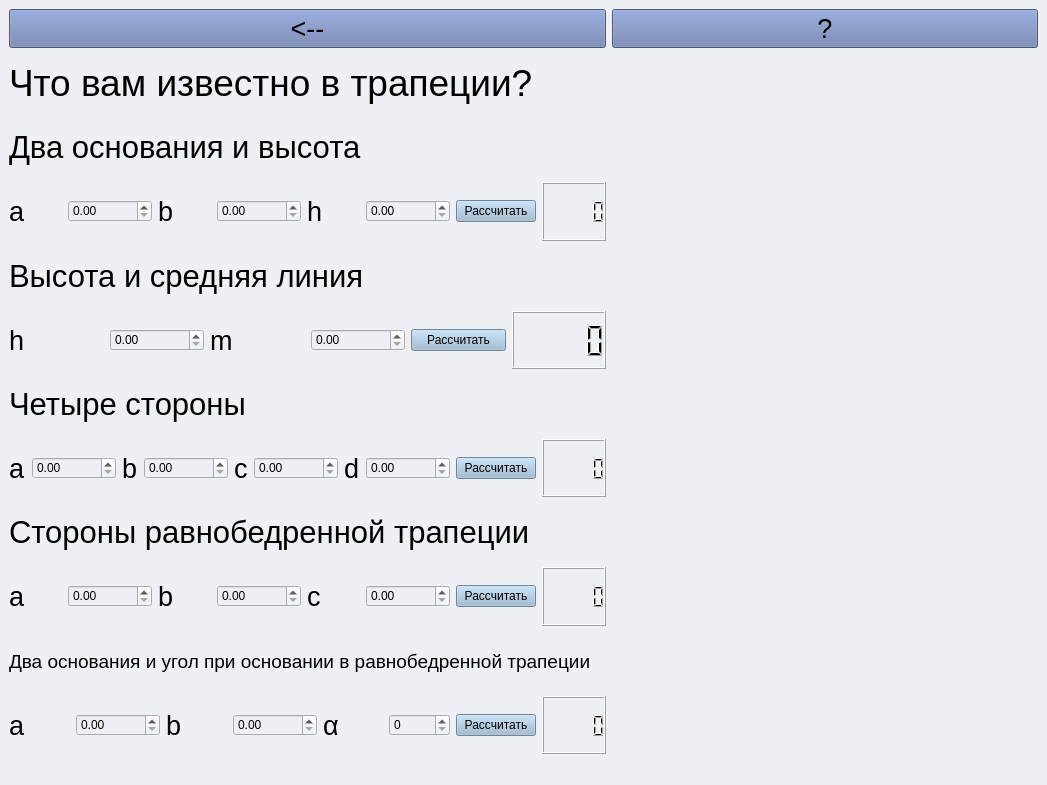
<?xml version="1.0" encoding="UTF-8"?>
<ui version="4.0">
 <class>MainWindow</class>
 <widget class="QMainWindow" name="MainWindow">
  <property name="geometry">
   <rect>
    <x>0</x>
    <y>0</y>
    <width>1047</width>
    <height>785</height>
   </rect>
  </property>
  <property name="windowTitle">
   <string>MainWindow</string>
  </property>
  <property name="styleSheet">
   <string notr="true">background-color: rgb(238, 240, 246)</string>
  </property>
  <widget class="QWidget" name="centralwidget">
   <layout class="QGridLayout" name="gridLayout">
    <item row="2" column="0">
     <layout class="QVBoxLayout" name="verticalLayout">
      <item>
       <widget class="QLabel" name="label_2">
        <property name="font">
         <font>
          <pointsize>28</pointsize>
         </font>
        </property>
        <property name="styleSheet">
         <string notr="true"/>
        </property>
        <property name="text">
         <string>Что вам известно в трапеции?</string>
        </property>
       </widget>
      </item>
      <item>
       <widget class="QLabel" name="label_3">
        <property name="font">
         <font>
          <pointsize>23</pointsize>
         </font>
        </property>
        <property name="styleSheet">
         <string notr="true"/>
        </property>
        <property name="text">
         <string>Два основания и высота</string>
        </property>
       </widget>
      </item>
      <item>
       <layout class="QHBoxLayout" name="horizontalLayout">
        <item>
         <widget class="QLabel" name="label_7">
          <property name="font">
           <font>
            <pointsize>20</pointsize>
           </font>
          </property>
          <property name="styleSheet">
           <string notr="true"/>
          </property>
          <property name="text">
           <string>a</string>
          </property>
         </widget>
        </item>
        <item>
         <widget class="QDoubleSpinBox" name="sides_hide_a">
          <property name="styleSheet">
           <string notr="true"/>
          </property>
          <property name="maximum">
           <double>99999999.989999994635582</double>
          </property>
         </widget>
        </item>
        <item>
         <widget class="QLabel" name="label_5">
          <property name="font">
           <font>
            <pointsize>20</pointsize>
           </font>
          </property>
          <property name="styleSheet">
           <string notr="true"/>
          </property>
          <property name="text">
           <string>b</string>
          </property>
         </widget>
        </item>
        <item>
         <widget class="QDoubleSpinBox" name="sides_hide_b">
          <property name="styleSheet">
           <string notr="true"/>
          </property>
          <property name="maximum">
           <double>999999999.990000009536743</double>
          </property>
         </widget>
        </item>
        <item>
         <widget class="QLabel" name="label_4">
          <property name="font">
           <font>
            <pointsize>20</pointsize>
           </font>
          </property>
          <property name="styleSheet">
           <string notr="true"/>
          </property>
          <property name="text">
           <string>h</string>
          </property>
         </widget>
        </item>
        <item>
         <widget class="QDoubleSpinBox" name="sides_hide_h">
          <property name="styleSheet">
           <string notr="true"/>
          </property>
          <property name="maximum">
           <double>9999999999.989999771118164</double>
          </property>
         </widget>
        </item>
        <item>
         <widget class="QPushButton" name="sides_hide_run">
          <property name="styleSheet">
           <string notr="true">background-color: rgb(156, 185, 209)</string>
          </property>
          <property name="text">
           <string>Рассчитать</string>
          </property>
         </widget>
        </item>
        <item>
         <widget class="QLCDNumber" name="sides_hide_ans"/>
        </item>
       </layout>
      </item>
      <item>
       <widget class="QLabel" name="label">
        <property name="font">
         <font>
          <pointsize>23</pointsize>
         </font>
        </property>
        <property name="styleSheet">
         <string notr="true"/>
        </property>
        <property name="text">
         <string>Высота и средняя линия</string>
        </property>
       </widget>
      </item>
      <item>
       <layout class="QHBoxLayout" name="horizontalLayout_2">
        <item>
         <widget class="QLabel" name="label_11">
          <property name="font">
           <font>
            <pointsize>20</pointsize>
           </font>
          </property>
          <property name="styleSheet">
           <string notr="true"/>
          </property>
          <property name="text">
           <string>h</string>
          </property>
         </widget>
        </item>
        <item>
         <widget class="QDoubleSpinBox" name="hide_linesr_h">
          <property name="styleSheet">
           <string notr="true"/>
          </property>
          <property name="maximum">
           <double>99999999.989999994635582</double>
          </property>
         </widget>
        </item>
        <item>
         <widget class="QLabel" name="label_9">
          <property name="font">
           <font>
            <pointsize>20</pointsize>
           </font>
          </property>
          <property name="styleSheet">
           <string notr="true"/>
          </property>
          <property name="text">
           <string>m</string>
          </property>
         </widget>
        </item>
        <item>
         <widget class="QDoubleSpinBox" name="hide_linesr_m">
          <property name="styleSheet">
           <string notr="true"/>
          </property>
          <property name="maximum">
           <double>99999999999.990005493164063</double>
          </property>
         </widget>
        </item>
        <item>
         <widget class="QPushButton" name="hide_linesr_run">
          <property name="styleSheet">
           <string notr="true">background-color: rgb(156, 185, 209)</string>
          </property>
          <property name="text">
           <string>Рассчитать</string>
          </property>
         </widget>
        </item>
        <item>
         <widget class="QLCDNumber" name="hide_linesr_ans"/>
        </item>
       </layout>
      </item>
      <item>
       <widget class="QLabel" name="label_6">
        <property name="font">
         <font>
          <pointsize>23</pointsize>
         </font>
        </property>
        <property name="styleSheet">
         <string notr="true"/>
        </property>
        <property name="text">
         <string>Четыре стороны</string>
        </property>
       </widget>
      </item>
      <item>
       <layout class="QHBoxLayout" name="horizontalLayout_3">
        <item>
         <widget class="QLabel" name="label_15">
          <property name="font">
           <font>
            <pointsize>20</pointsize>
           </font>
          </property>
          <property name="styleSheet">
           <string notr="true"/>
          </property>
          <property name="text">
           <string>a</string>
          </property>
         </widget>
        </item>
        <item>
         <widget class="QDoubleSpinBox" name="sides_a">
          <property name="styleSheet">
           <string notr="true"/>
          </property>
          <property name="maximum">
           <double>99999999.989999994635582</double>
          </property>
         </widget>
        </item>
        <item>
         <widget class="QLabel" name="label_14">
          <property name="font">
           <font>
            <pointsize>20</pointsize>
           </font>
          </property>
          <property name="styleSheet">
           <string notr="true">);</string>
          </property>
          <property name="text">
           <string>b</string>
          </property>
         </widget>
        </item>
        <item>
         <widget class="QDoubleSpinBox" name="sides_b">
          <property name="styleSheet">
           <string notr="true"/>
          </property>
          <property name="maximum">
           <double>9999999.990000000223517</double>
          </property>
         </widget>
        </item>
        <item>
         <widget class="QLabel" name="label_13">
          <property name="font">
           <font>
            <pointsize>20</pointsize>
           </font>
          </property>
          <property name="styleSheet">
           <string notr="true"/>
          </property>
          <property name="text">
           <string>c</string>
          </property>
         </widget>
        </item>
        <item>
         <widget class="QDoubleSpinBox" name="sides_c">
          <property name="styleSheet">
           <string notr="true"/>
          </property>
          <property name="maximum">
           <double>9999999.990000000223517</double>
          </property>
         </widget>
        </item>
        <item>
         <widget class="QLabel" name="label_12">
          <property name="font">
           <font>
            <pointsize>20</pointsize>
           </font>
          </property>
          <property name="styleSheet">
           <string notr="true"/>
          </property>
          <property name="text">
           <string>d</string>
          </property>
         </widget>
        </item>
        <item>
         <widget class="QDoubleSpinBox" name="sides_d">
          <property name="styleSheet">
           <string notr="true"/>
          </property>
          <property name="maximum">
           <double>9999999.990000000223517</double>
          </property>
         </widget>
        </item>
        <item>
         <widget class="QPushButton" name="sides_run">
          <property name="styleSheet">
           <string notr="true">background-color: rgb(156, 185, 209)</string>
          </property>
          <property name="text">
           <string>Рассчитать</string>
          </property>
         </widget>
        </item>
        <item>
         <widget class="QLCDNumber" name="sides_ans"/>
        </item>
       </layout>
      </item>
      <item>
       <widget class="QLabel" name="label_10">
        <property name="font">
         <font>
          <pointsize>23</pointsize>
         </font>
        </property>
        <property name="styleSheet">
         <string notr="true"/>
        </property>
        <property name="text">
         <string>Стороны равнобедренной трапеции</string>
        </property>
       </widget>
      </item>
      <item>
       <layout class="QHBoxLayout" name="horizontalLayout_5">
        <item>
         <widget class="QLabel" name="label_18">
          <property name="font">
           <font>
            <pointsize>20</pointsize>
           </font>
          </property>
          <property name="styleSheet">
           <string notr="true"/>
          </property>
          <property name="text">
           <string>a</string>
          </property>
         </widget>
        </item>
        <item>
         <widget class="QDoubleSpinBox" name="ravnobedrenny_side_a">
          <property name="styleSheet">
           <string notr="true"/>
          </property>
          <property name="maximum">
           <double>9999999.990000000223517</double>
          </property>
         </widget>
        </item>
        <item>
         <widget class="QLabel" name="label_17">
          <property name="font">
           <font>
            <pointsize>20</pointsize>
           </font>
          </property>
          <property name="styleSheet">
           <string notr="true"/>
          </property>
          <property name="text">
           <string>b</string>
          </property>
         </widget>
        </item>
        <item>
         <widget class="QDoubleSpinBox" name="ravnobedrenny_side_b">
          <property name="styleSheet">
           <string notr="true"/>
          </property>
          <property name="maximum">
           <double>9999999.990000000223517</double>
          </property>
         </widget>
        </item>
        <item>
         <widget class="QLabel" name="label_16">
          <property name="font">
           <font>
            <pointsize>20</pointsize>
           </font>
          </property>
          <property name="styleSheet">
           <string notr="true"/>
          </property>
          <property name="text">
           <string>c</string>
          </property>
         </widget>
        </item>
        <item>
         <widget class="QDoubleSpinBox" name="ravnobedrenny_side_c">
          <property name="styleSheet">
           <string notr="true"/>
          </property>
          <property name="maximum">
           <double>99999999.989999994635582</double>
          </property>
         </widget>
        </item>
        <item>
         <widget class="QPushButton" name="ravnobedrenny_side_run">
          <property name="styleSheet">
           <string notr="true">background-color: rgb(156, 185, 209)</string>
          </property>
          <property name="text">
           <string>Рассчитать</string>
          </property>
         </widget>
        </item>
        <item>
         <widget class="QLCDNumber" name="ravnobedrenny_side_ans"/>
        </item>
       </layout>
      </item>
      <item>
       <widget class="QLabel" name="label_8">
        <property name="font">
         <font>
          <pointsize>14</pointsize>
         </font>
        </property>
        <property name="styleSheet">
         <string notr="true"/>
        </property>
        <property name="text">
         <string>Два основания и угол при основании в равнобедренной трапеции</string>
        </property>
       </widget>
      </item>
      <item>
       <layout class="QHBoxLayout" name="horizontalLayout_4">
        <item>
         <widget class="QLabel" name="label_19">
          <property name="font">
           <font>
            <pointsize>20</pointsize>
           </font>
          </property>
          <property name="styleSheet">
           <string notr="true"/>
          </property>
          <property name="text">
           <string>a</string>
          </property>
         </widget>
        </item>
        <item>
         <widget class="QDoubleSpinBox" name="ravnobedrenny_osns_ugol_a">
          <property name="styleSheet">
           <string notr="true"/>
          </property>
          <property name="maximum">
           <double>9999999.990000000223517</double>
          </property>
         </widget>
        </item>
        <item>
         <widget class="QLabel" name="label_20">
          <property name="font">
           <font>
            <pointsize>20</pointsize>
           </font>
          </property>
          <property name="styleSheet">
           <string notr="true"/>
          </property>
          <property name="text">
           <string>b</string>
          </property>
         </widget>
        </item>
        <item>
         <widget class="QDoubleSpinBox" name="ravnobedrenny_osns_ugol_b">
          <property name="styleSheet">
           <string notr="true"/>
          </property>
          <property name="maximum">
           <double>99999999.989999994635582</double>
          </property>
         </widget>
        </item>
        <item>
         <widget class="QLabel" name="label_21">
          <property name="font">
           <font>
            <pointsize>20</pointsize>
           </font>
          </property>
          <property name="styleSheet">
           <string notr="true"/>
          </property>
          <property name="text">
           <string>α</string>
          </property>
         </widget>
        </item>
        <item>
         <widget class="QSpinBox" name="ravnobedrenny_osns_ugol_aa">
          <property name="styleSheet">
           <string notr="true"/>
          </property>
          <property name="maximum">
           <number>360</number>
          </property>
         </widget>
        </item>
        <item>
         <widget class="QPushButton" name="ravnobedrenny_osns_ugol_run">
          <property name="styleSheet">
           <string notr="true">background-color: rgb(156, 185, 209)</string>
          </property>
          <property name="text">
           <string>Рассчитать</string>
          </property>
         </widget>
        </item>
        <item>
         <widget class="QLCDNumber" name="ravnobedrenny_osns_ugol_ans"/>
        </item>
       </layout>
      </item>
     </layout>
    </item>
    <item row="2" column="1">
     <layout class="QVBoxLayout" name="verticalLayout_2">
      <item>
       <widget class="QLabel" name="trapezoid_1">
        <property name="text">
         <string/>
        </property>
       </widget>
      </item>
      <item>
       <widget class="QLabel" name="trapezoid_2">
        <property name="text">
         <string/>
        </property>
       </widget>
      </item>
      <item>
       <widget class="QLabel" name="trapezoid_3">
        <property name="text">
         <string/>
        </property>
       </widget>
      </item>
      <item>
       <widget class="QLabel" name="trapezoid_4">
        <property name="text">
         <string/>
        </property>
       </widget>
      </item>
      <item>
       <widget class="QLabel" name="trapezoid_5">
        <property name="text">
         <string/>
        </property>
       </widget>
      </item>
     </layout>
    </item>
    <item row="1" column="0">
     <widget class="QPushButton" name="back">
      <property name="font">
       <font>
        <pointsize>20</pointsize>
       </font>
      </property>
      <property name="styleSheet">
       <string notr="true">background-color: rgb(103, 122, 172);</string>
      </property>
      <property name="text">
       <string>&lt;--</string>
      </property>
     </widget>
    </item>
    <item row="1" column="1">
     <widget class="QPushButton" name="qestion">
      <property name="font">
       <font>
        <pointsize>20</pointsize>
       </font>
      </property>
      <property name="styleSheet">
       <string notr="true">background-color: rgb(103, 122, 172);</string>
      </property>
      <property name="text">
       <string>?</string>
      </property>
     </widget>
    </item>
   </layout>
  </widget>
  <widget class="QMenuBar" name="menubar">
   <property name="geometry">
    <rect>
     <x>0</x>
     <y>0</y>
     <width>1047</width>
     <height>26</height>
    </rect>
   </property>
  </widget>
  <widget class="QStatusBar" name="statusbar"/>
 </widget>
 <resources/>
 <connections/>
</ui>
